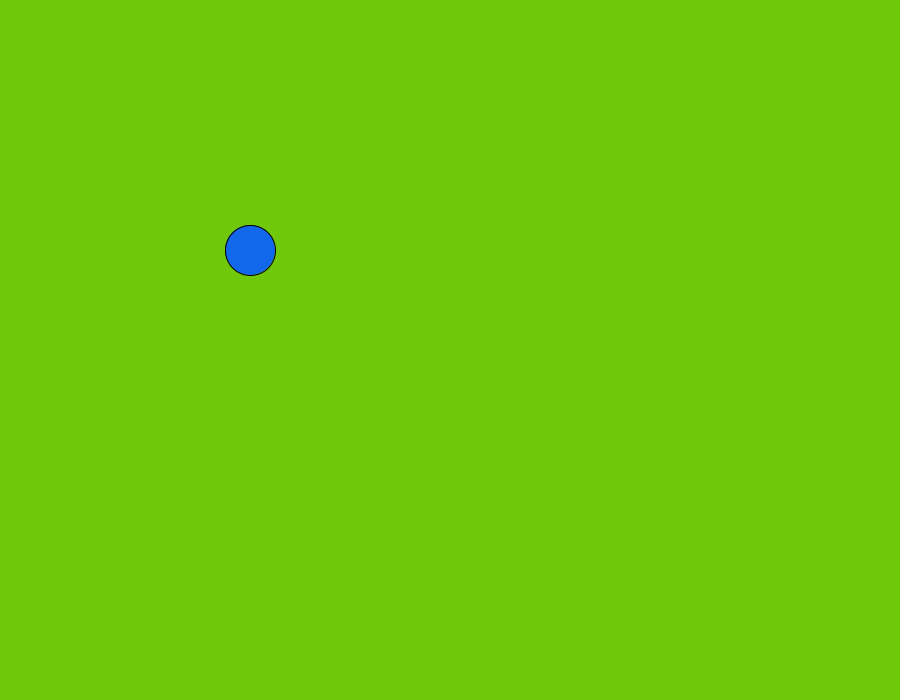
Frame 1 (no input)
Frame 60 (the mouse pressed at the canvas centre just before this capture): identical to frame 1, image omitted
Frame 120 (the mouse held since frame 60 and released just before this capture): identical to frame 1, image omitted

The Processing sketch that drew this single still picture (run headless with seeded random() and noise(); from frame 60 on, the mouse is pressed at the canvas centre):

// Processing sketch: slipperDot
// ── slipperDot.pde
// 1. Create three integer variables to represent the x, y, and the size of the ellipse
int ellipseX = 250;
int ellipseY = 250;
int ellipseSize = 50;
void setup() {
// 2. Set the size of your sketch
size(900,700);
}

void draw() {
// 3. Set the background color of your sketch
background(#6FC90A);
// 4. Draw an ellipse. Make sure it fits in the window.
// Use the variables created at the top of the sketch, 
// for the location and size of your ellipse
fill(#1367EA);
ellipse(ellipseX,ellipseY,ellipseSize,ellipseSize);
}

void mousePressed() {
//5. Create an integer variable called distance
int distance;
//6. Set the value of the distance variable to the value returned by the getDistance method
//   Pass the mouse's x and y (mouseX and mouseY) and the x and y of your ellipse to the method.
 distance = getDistance(ellipseX,ellipseY,mouseX, mouseY);
 
//7.  Use an if statement to check if the distance variable is < the radius of the ellipse
//    If it is, set a new x and y for the ellipse, using a random location on the window
//    Hint: Use the Processing random() function
if(distance < ellipseSize/2){
  ellipseX = (int)random(width);
  ellipseY = (int)random(height);
}
}
int getDistance(int x1, int y1, int x2, int y2) {
return (int)Math.sqrt(Math.pow((x1-x2),2) + Math.pow((y1-y2),2));
}
public class slipperyDotSave {

}
